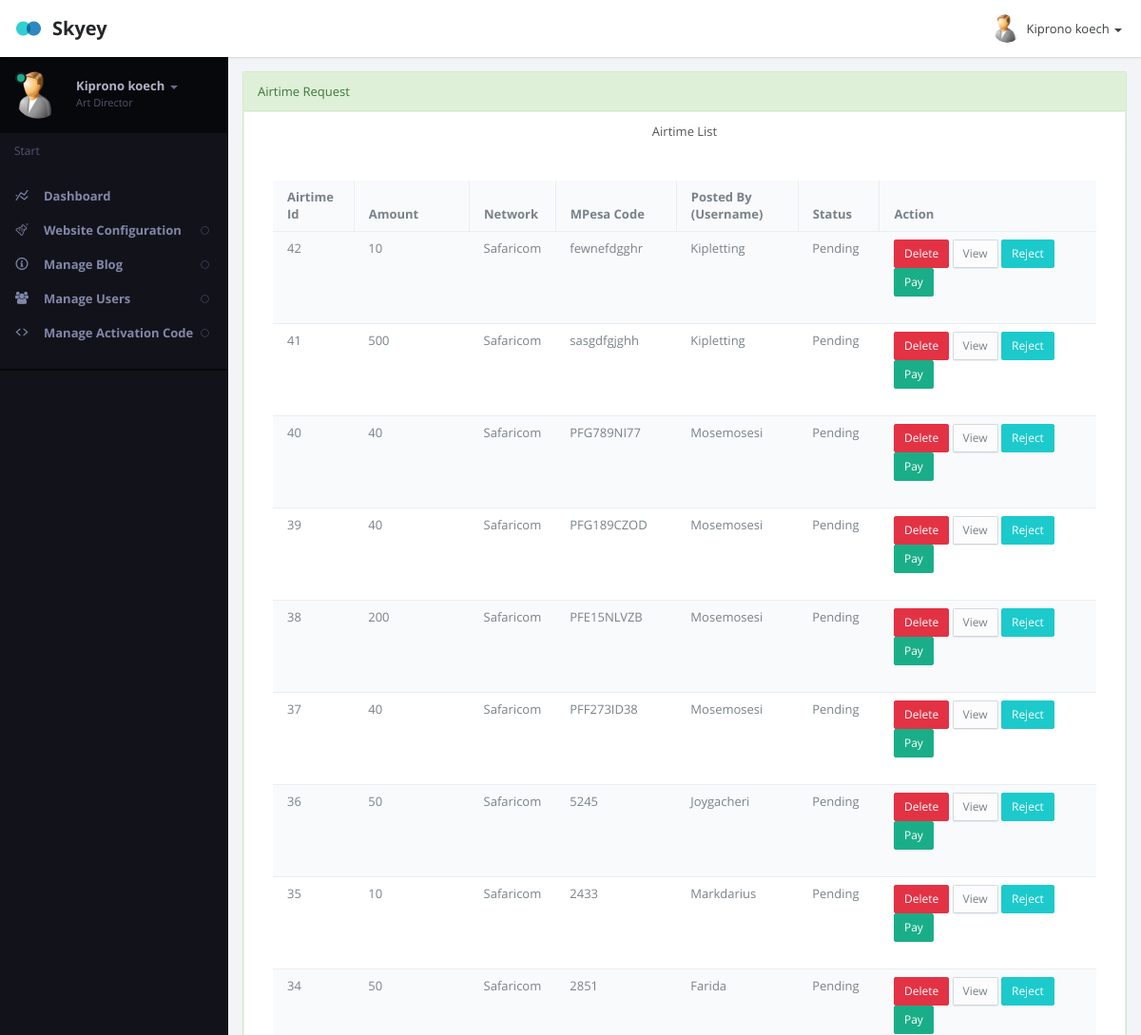
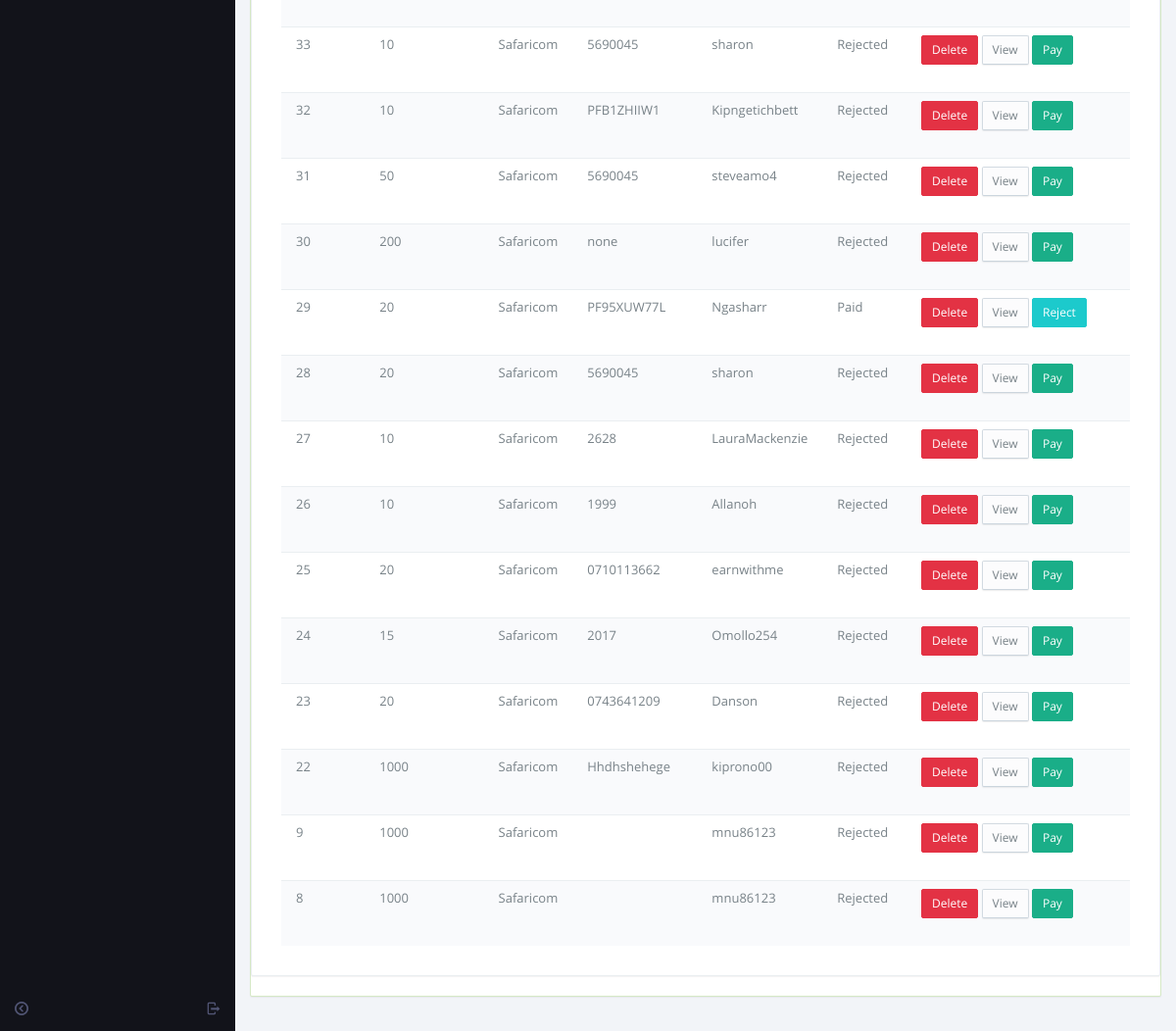
The app's page /admin/airtime.php (signed in) with its own data (2 pictures, top to bottom).
### tables this page shows
CREATE TABLE `affiliateuser` (
  `Id` int(11) NOT NULL,
  `username` varchar(15) NOT NULL,
  `password` text NOT NULL,
  `fname` text NOT NULL,
  `address` text NOT NULL,
  `email` text NOT NULL,
  `referedby` varchar(15) NOT NULL DEFAULT 'none',
  `ipaddress` int(10) UNSIGNED NOT NULL,
  `mobile` bigint(12) NOT NULL,
  `active` int(11) NOT NULL,
  `doj` date NOT NULL,
  `country` text NOT NULL,
  `tamount` double NOT NULL DEFAULT 0,
  `payment` varchar(10) NOT NULL,
  `signupcode` text NOT NULL,
  `level` int(1) NOT NULL DEFAULT 2,
  `pcktaken` int(10) NOT NULL DEFAULT 0,
  `launch` int(1) NOT NULL DEFAULT 0,
  `expiry` date NOT NULL DEFAULT '2199-12-31',
  `bankname` varchar(250) NOT NULL DEFAULT '0',
  `accountname` varchar(250) NOT NULL DEFAULT 'nil',
  `accountno` varchar(10) NOT NULL DEFAULT 'nil',
  `accounttype` varchar(40) NOT NULL DEFAULT 'nil',
  `ifsccode` varchar(100) NOT NULL DEFAULT 'Not Available',
  `welcome_spin` tinyint(4) DEFAULT 0,
  `getpayment` int(11) NOT NULL DEFAULT 1,
  `renew` int(1) NOT NULL DEFAULT 0,
  `CheckoutRequestID` varchar(26) NOT NULL,
  `last_spin_at` timestamp NULL DEFAULT current_timestamp(),
  `trx_pin` int(11) NOT NULL,
  `userstatus` int(11) NOT NULL,
  `session` int(11) NOT NULL
);

CREATE TABLE `airtime` (
  `id` int(11) NOT NULL,
  `network` varchar(100) NOT NULL,
  `amount` varchar(100) NOT NULL,
  `date` timestamp(6) NOT NULL DEFAULT current_timestamp(6) ON UPDATE current_timestamp(6),
  `status` varchar(2) NOT NULL DEFAULT '0',
  `user_id` varchar(200) NOT NULL,
  `ufile` varchar(1500) NOT NULL,
  `mpesa` varchar(100) NOT NULL
);

### admin/airtime.php (the view, shortened to what this page needs)
<?php
include_once ("z_db.php");
?>
<!DOCTYPE html>
<html lang="en" class="app">
<head>
<link rel="stylesheet" href="css/app.v1.css" type="text/css" />
</head>
<body class="">
<section class="vbox">
  <header class="bg-white header header-md navbar navbar-fixed-top-xs box-shadow">
    <div class="navbar-header aside-md dk"> <a href="dashboard.php" class="navbar-brand"><img src="images/logo.png" class="m-r-sm">Skyey</a> </div>
    <ul class="nav navbar-nav navbar-right m-n hidden-xs nav-user user">
      <li class="dropdown"> <a href="#" class="dropdown-toggle" data-toggle="dropdown"> <span class="thumb-sm avatar pull-left"> <img src="images/a0.jpg"> </span> <?php
		  $sql="SELECT fname FROM  affiliateuser WHERE username='".$_SESSION['adminidusername']."'";
		  if ($result = mysqli_query($con, $sql)) {
    while ($row = mysqli_fetch_row($result)) {
        print $row[0];
    }
}
	   ?> <b class="caret"></b> </a>
      </li>
    </ul>
  </header>
  <section>
    <section class="hbox stretch">
     <?php include'aside.php'; ?>
      <section id="content">
        <section class="vbox">
          <section class="scrollable wrapper">
            <div class="row">
              <div class="col-sm-12 portlet">
                <section class="panel panel-success portlet-item">
                  <header class="panel-heading"> Airtime Request </header>
                  <section class="panel panel-default">
                  <header class="panel-heading bg-light">
                    <ul class="nav nav-tabs nav-justified">
                      <li class="active"><a href="#home" data-toggle="tab">Airtime List</a></li>
                    </ul>
                  </header>
                  <div class="panel-body">
                    <div class="tab-content">
                      <div class="tab-pane active" id="home">
					  <div class="panel-body">
              <div class="table-responsive">
                <table class="table table-striped m-b-none" data-ride="datatables">
                  <thead>
                    <tr>
                      <th width="10%">Airtime Id</th>
                      <th width="15%">Amount</th>
                      <th width="10%">Network</th>
                       <th width="15%">MPesa Code</th>
					  <th width="10%">Posted By (Username)</th>
					  <th width="10%">Status</th>
					  <th width="30%">Action</th>
                    </tr>
                  </thead>
                  <tbody>
				  <?php
				   $q="SELECT * FROM  airtime ORDER BY id DESC";
 $r123 = mysqli_query($con,$q);
while($ro = mysqli_fetch_array($r123))
{
	$id="$ro[id]";
	$amount="$ro[amount]";
        $network="$ro[network]";
        $mpesa="$ro[mpesa]";
	$status="$ro[status]";
	$user_id="$ro[user_id]";
	if($status==1)
	{
	$status="Paid";
	}
	else if($status==0)
	{
	$status="Pending";
	}
	else
	{
	$status="Rejected";
	}
  print "<tr>
				  <td>
				  $id
				  </td>
				  <td>
				  $amount
				  </td>
                                  <td>
				  $network
				  </td>
				       <td>
				  $mpesa
				  </td>
				  <td>
				  $user_id
				  </td>
				  <td>
				  $status
				  </td>
				  <td>
				  <a href='deleteair.php?id=$id' class='btn btn-danger btn-sm'>Delete</a>
				   <a href='viewair.php?id=$id' class='btn btn-default btn-sm'>View</a>
				  ";
	if($status=="Pending")
	{
	print "<a href='deactivateair.php?id=$id' class='btn btn-info btn-sm'>Reject</a>";
	}
         if($status=="Pending")
	{
	print "<a href='activateair.php?id=$id' class='btn btn-success btn-sm'>Pay</a>";
	}
	if($status=="Paid")
	{
	print "<a href='deactivateair.php?id=$id' class='btn btn-info btn-sm'>Reject</a>";
	}
	if($status=="Rejected")
	{
	print "<a href='activateair.php?id=$id' class='btn btn-success btn-sm'>Pay</a>";
	}
		print"		  </p>
				  </td>
				  </tr>";
  }
  ?>
                  </tbody>
                </table>
              </div>
                  </div>
					  </div>
                    </div>
                  </div>
                </section>
                </section>
              </div>
            </div>
          </section>
        </section>
        <a href="#" class="hide nav-off-screen-block" data-toggle="class:nav-off-screen" data-target="#nav"></a> </section>
    </section>
  </section>
</section>
</body>
</html>

### admin/aside.php (shortened to what this page needs)
 <aside class="bg-black aside-md hidden-print" id="nav">
        <section class="vbox">
          <section class="w-f scrollable">
            <div class="slim-scroll" data-height="auto" data-disable-fade-out="true" data-distance="0" data-size="10px" data-color="#333333">
              <div class="clearfix wrapper dk nav-user hidden-xs">
                <div class="dropdown"> <a href="#" class="dropdown-toggle" data-toggle="dropdown"> <span class="thumb avatar pull-left m-r"> <img src="images/a0.jpg"> <i class="on md b-black"></i> </span> <span class="hidden-nav-xs clear"> <span class="block m-t-xs"> <strong class="font-bold text-lt"><?php
		  $sql="SELECT fname,country FROM  affiliateuser WHERE username='".$_SESSION['adminidusername']."'";
		  if ($result = mysqli_query($con, $sql)) {
    while ($row = mysqli_fetch_row($result)) {
        print $row[0];
    }
}
	   ?></strong> <b class="caret"></b> </span> <span class="text-muted text-xs block">Art Director</span> </span> </a>
                </div>
              </div>
              <nav class="nav-primary hidden-xs">
                <div class="text-muted text-sm hidden-nav-xs padder m-t-sm m-b-sm">Start</div>
                <ul class="nav nav-main" data-ride="collapse">
                  <li class=""> <a href="dashboard.php" class="auto"> <i class="i i-statistics icon"> </i> <span class="font-bold">Dashboard</span> </a>
				  </li>
                  <li > <a href="#" class="auto"> <span class="pull-right text-muted"> <i class="i i-circle-sm-o text"></i> <i class="i i-circle-sm text-active"></i> </span> <i class="i i-lab icon"> </i> <span class="font-bold">Website Configuration</span> </a>
                  </li>
                  <li > <a href="#" class="auto"> <span class="pull-right text-muted"> <i class="i i-circle-sm-o text"></i> <i class="i i-circle-sm text-active"></i> </span> <i class="i i-info icon"> </i> <span class="font-bold">Manage Blog</span> </a>
                  </li>
				  <li > <a href="#" class="auto"> <span class="pull-right text-muted"> <i class="i i-circle-sm-o text"></i> <i class="i i-circle-sm text-active"></i> </span> <i class="fa fa-users"> </i> <span class="font-bold">Manage Users</span> </a>
                  </li>
                     <li > <a href="#" class="auto"> <span class="pull-right text-muted"> <i class="i i-circle-sm-o text"></i> <i class="i i-circle-sm text-active"></i> </span> <i class="i i-code icon"> </i> <span class="font-bold">Manage Activation Code</span> </a>
                  </li>
                </ul>
                <div class="line dk hidden-nav-xs"></div>
              </nav>
            </div>
          </section>
          <footer class="footer hidden-xs no-padder text-center-nav-xs"> <a href="logout.php" data-toggle="ajaxModal" class="btn btn-icon icon-muted btn-inactive pull-right m-l-xs m-r-xs hidden-nav-xs"> <i class="i i-logout"></i> </a> <a href="#nav" data-toggle="class:nav-xs" class="btn btn-icon icon-muted btn-inactive m-l-xs m-r-xs"> <i class="i i-circleleft text"></i> <i class="i i-circleright text-active"></i> </a> </footer>
        </section>
      </aside>

### records on screen
affiliateuser: fname "Kiprono koech"
airtime: id "42", amount "10", network "Safaricom", mpesa "fewnefdgghr", user "Kipletting", status "Pending"
airtime: id "41", amount "500", network "Safaricom", mpesa "sasgdfgjghh", user "Kipletting", status "Pending"
airtime: id "40", amount "40", network "Safaricom", mpesa "PFG789NI77", user "Mosemosesi", status "Pending"
airtime: id "39", amount "40", network "Safaricom", mpesa "PFG189CZOD", user "Mosemosesi", status "Pending"
airtime: id "38", amount "200", network "Safaricom", mpesa "PFE15NLVZB", user "Mosemosesi", status "Pending"
airtime: id "37", amount "40", network "Safaricom", mpesa "PFF273ID38", user "Mosemosesi", status "Pending"
airtime: id "36", amount "50", network "Safaricom", mpesa "5245", user "Joygacheri", status "Pending"
airtime: id "35", amount "10", network "Safaricom", mpesa "2433", user "Markdarius", status "Pending"
airtime: id "34", amount "50", network "Safaricom", mpesa "2851", user "Farida", status "Pending"
airtime: id "33", amount "10", network "Safaricom", mpesa "5690045", user "sharon", status "Rejected"
airtime: id "32", amount "10", network "Safaricom", mpesa "PFB1ZHIIW1", user "Kipngetichbett", status "Rejected"
airtime: id "31", amount "50", network "Safaricom", mpesa "5690045", user "steveamo4", status "Rejected"
airtime: id "30", amount "200", network "Safaricom", mpesa "none", user "lucifer", status "Rejected"
airtime: id "29", amount "20", network "Safaricom", mpesa "PF95XUW77L", user "Ngasharr", status "Paid"
airtime: id "28", amount "20", network "Safaricom", mpesa "5690045", user "sharon", status "Rejected"
airtime: id "27", amount "10", network "Safaricom", mpesa "2628", user "LauraMackenzie", status "Rejected"
airtime: id "26", amount "10", network "Safaricom", mpesa "1999", user "Allanoh", status "Rejected"
airtime: id "25", amount "20", network "Safaricom", mpesa "0710113662", user "earnwithme", status "Rejected"
airtime: id "24", amount "15", network "Safaricom", mpesa "2017", user "Omollo254", status "Rejected"
airtime: id "23", amount "20", network "Safaricom", mpesa "0743641209", user "Danson", status "Rejected"
airtime: id "22", amount "1000", network "Safaricom", mpesa "Hhdhshehege", user "kiprono00", status "Rejected"
airtime: id "9", amount "1000", network "Safaricom", user "mnu86123", status "Rejected"
airtime: id "8", amount "1000", network "Safaricom", user "mnu86123", status "Rejected"
